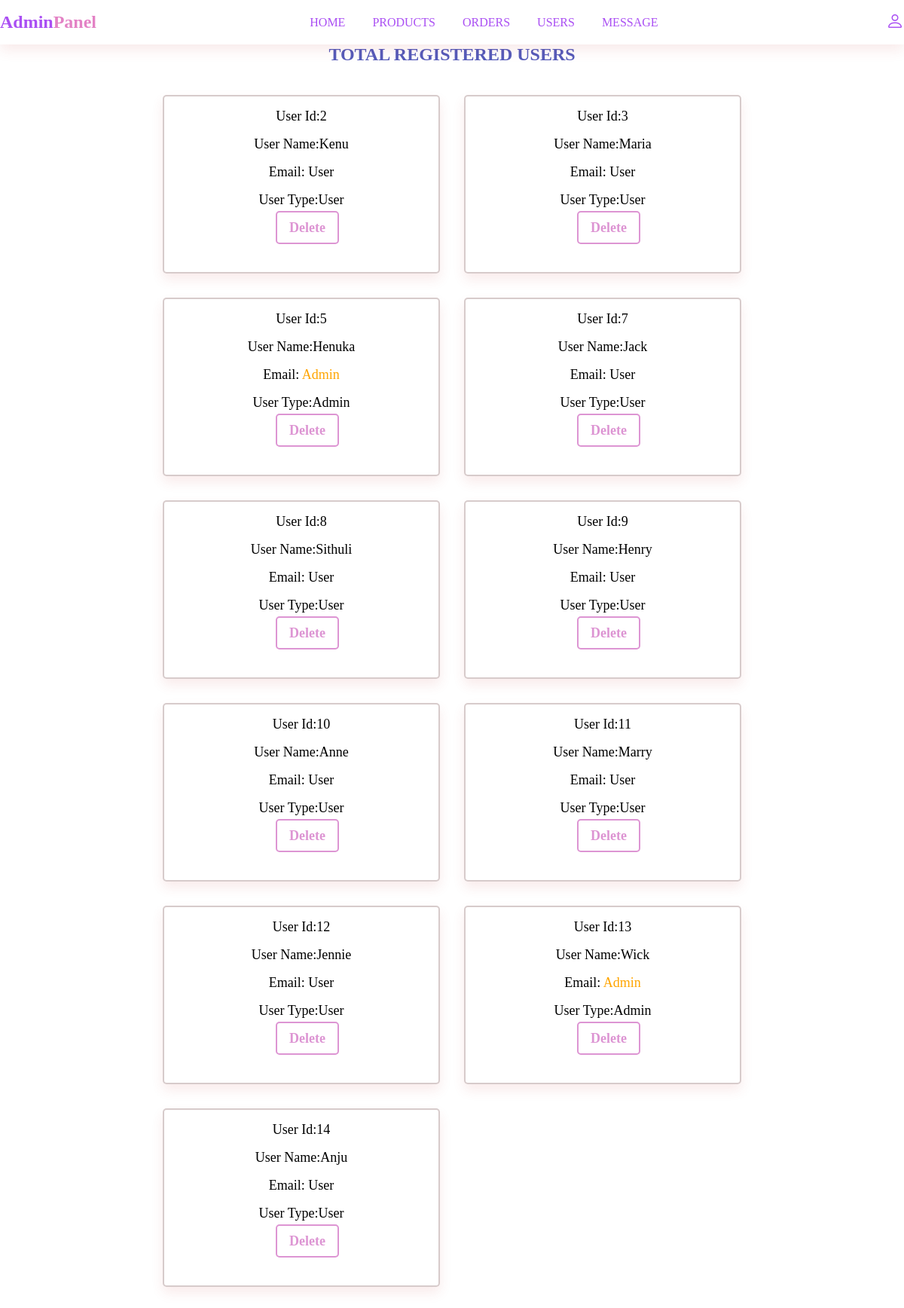
The page /admin_user.php on the database its author committed.
### tables this page shows
CREATE TABLE `users` (
  `id` int(100) NOT NULL,
  `name` varchar(255) NOT NULL,
  `email` varchar(255) NOT NULL,
  `password` varchar(255) NOT NULL,
  `user_type` varchar(255) NOT NULL DEFAULT 'user'
);

### admin_user.php (the view, shortened to what this page needs)
<?php
$conn = mysqli_connect("localhost", "root", "", "flower_db") or die('Connection failed');
?>
<!DOCTYPE html>
<html lang="en">
<head>
    <link rel="stylesheet" href="https://cdn.jsdelivr.net/npm/bootstrap-icons/font/bootstrap-icons.css">
    <link rel="stylesheet" href="style.css">
</head>
<body>
<header class="header">
    <div class="flex">
        <a href="admin_header.php" class="logo">Admin<span>Panel</span></a>
        <nav class="navbar">
            <a href="admin.php">Home</a>
            <a href="admin_product.php">Products</a>
            <a href="admin_orders.php">Orders</a>
            <a href="admin_user.php">Users</a>
            <a href="admin_message.php">Message</a>
        </nav>
        <div class="icons">
            <i class="bi bi-person" id="user-icon"></i>
        </div>
        </div>
    </header>
   <section class="user-container">
    <h1 class="title">Total Registered Users</h1>
    <div class="box-container">
    <?php
        $select_users = mysqli_query($conn, "SELECT * FROM `users`") or die('Query failed');
        while ($fetch_users = mysqli_fetch_assoc($select_users)) {
        ?>
        <div class ="box">
          <p>user id:<span><?php echo $fetch_users['id'];?></span></p>
          <p>user Name:<span><?php echo $fetch_users['name'];?></span></p>
          <p>Email:<span style="color:<?php if ($fetch_users['user_type']=='admin'){echo 'orange';}; ?>">
          <?php echo $fetch_users['user_type']; ?></span></p>
          <p>user Type:<span><?php echo $fetch_users['user_type'];?></span></p>
          <p><a href="admin_user.php?delete=<?php echo $fetch_users['id']; ?>" class="delete" onclick="return confirm('Delete this')">Delete</a></p>
        </div>
        <?php
        }
    ?>
    </div>
</section>
</body>
</html>

### style.css (style rules this page uses)
* { margin: 0; padding: 0; box-sizing: border-box; }
:root { --white-alpha-40: rgba(156, 126, 126, 0.4); --white-alpha-25: rgba(255,255,255,0.25); --backdrop-filter-blur: blur(5px); --pink:#965976; --box-shadow: 0 .5rem 1rem rgba(197, 62, 62, 0.1); }
a { text-decoration: none; }
header { background: #fff; width: 100%; padding: 1rem 0; box-shadow: var(--box-shadow); position: relative; z-index: 1000; }
.flex { max-width: 1200px; display: flex; justify-content:space-between; align-items: center; position: relative; margin: 0 auto; }
.logo { font-size: 1.5rem; font-weight: bold; color:#aa4ff3; }
.logo span { color:#e382c5 }
.navbar a { margin: 0 1rem; font-size: 1rem; color: #aa4ff3; text-transform: uppercase; }
.header .icons { display: flex; }
.header .icons i { margin-left: 1.2rem; font-size: 1.5rem; cursor: pointer; color: #aa4ff3; }
.title { text-align: center; text-transform: uppercase; color: #545bba; }
.box-container { padding: 2% 8%; display: grid; grid-template-columns: repeat(auto-fit,minmax(18rem,1fr)); justify-content: center; align-items: center; }
.box-container .box { box-shadow: var(--box-shadow); border-radius: 15px; background: var(--white-alpha-25); border: 2px solid var(--white-alpha-40); margin: 1rem; text-align: center; border-radius: 5px; }
.box-container .box p { font-size: 18px; text-transform: capitalize; margin: 1rem 0; }
h1 { text-align: center; }
.box-container .delete { margin-left: 1rem; color: #dd95d3; text-decoration: none; font-weight: bold; padding: .6rem 1rem; border: 2px solid #dd95d3; border-radius: 5px; cursor: pointer; transition: background-color 0.3s ease; }
.user-container .box-container, .message-container .box-container { padding: 2%; display: grid; grid-template-columns: repeat(auto-fit, minmax(25rem,1rem)); }
.user-container .box-container .box { padding-bottom: 2rem; }

### rows shown on the page
users: id "2", name "Kenu", user_type "User"
users: id "3", name "Maria", user_type "User"
users: id "5", name "Henuka", user_type "Admin"
users: id "7", name "Jack", user_type "User"
users: id "8", name "Sithuli", user_type "User"
users: id "9", name "Henry", user_type "User"
users: id "10", name "Anne", user_type "User"
users: id "11", name "Marry", user_type "User"
users: id "12", name "Jennie", user_type "User"
users: id "13", name "Wick", user_type "Admin"
users: id "14", name "Anju", user_type "User"
